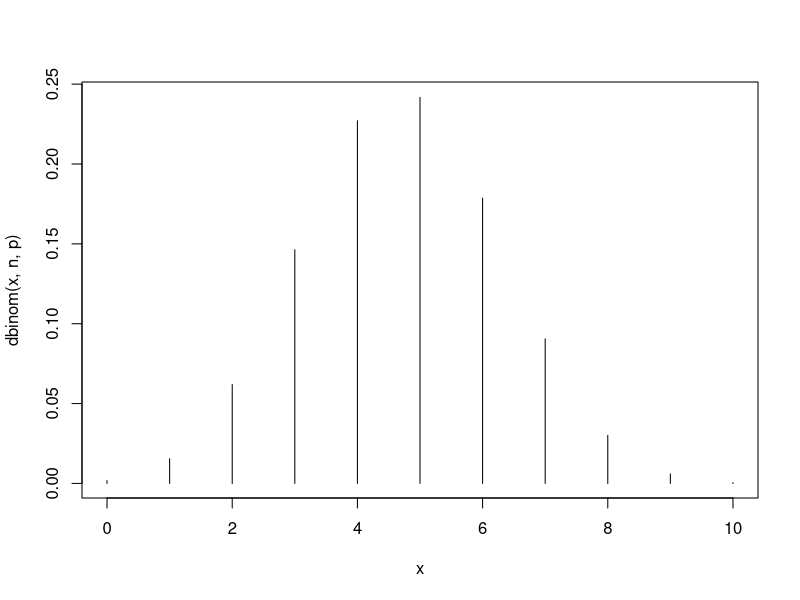
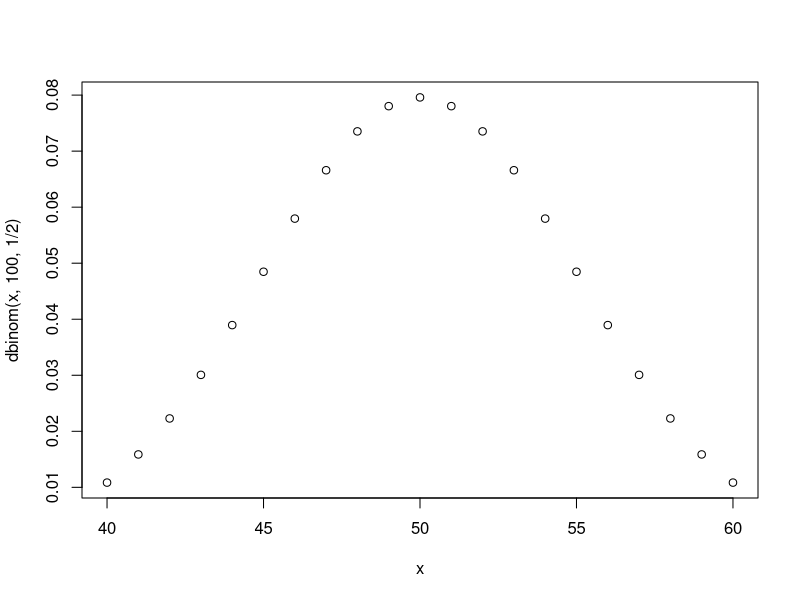
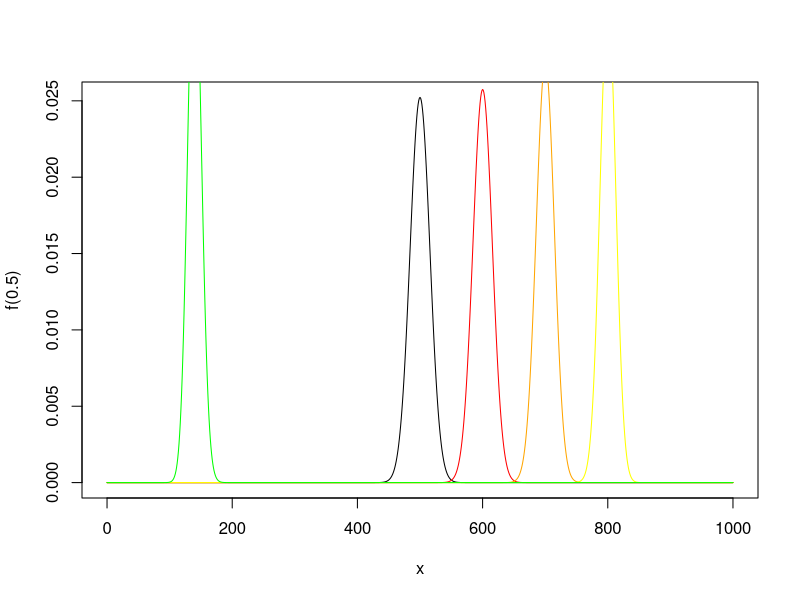

The R source for these figures, in order:
## ---- chunk 1
knitr::opts_chunk$set(include = FALSE) # change to TRUE when rendering solutions; this changes
                                      # the default visibility (which is overridden by explicitly
                                      # setting  include=TRUE in chunk options)
## ---- chunk 2
factorial(13)/(factorial(10)*factorial(13-10))*0.8^10*(1-0.8)^(13-10)

#alternatively
choose(13,10)*0.8^10*0.2^3

# better:

dbinom(10,13,0.8)
## ---- chunk 3
n <- 16
p <- 0.8
x <- 13
dbinom(x, n, p)
## ---- chunk 4

dbinom(0,13,0.8) + dbinom(1,13,0.8) + dbinom(2,13,0.8) +
dbinom(3,13,0.8) + dbinom(4,13,0.8) + dbinom(5,13,0.8) +
dbinom(6,13,0.8) + dbinom(7,13,0.8) + dbinom(8,13,0.8) +
dbinom(9,13,0.8)


sum(dbinom(0:9,13,0.8))

pbinom(9,13,0.8)
## ---- chunk 5
n <- 10
x <- 0:10
p <- 0.47
y <- dbinom(x, n, p)
names(y) <-  x
y

# check that probabilities sum to 1:
sum(y)
## ---- chunk 6

plot(x,dbinom(x,n,p),type='h')
## ---- chunk 7
n*p  # mean
sqrt(n*p*(1-p))  # standard deviation
mean(rbinom(1e6, n, p))  # numerical simulation of mean
sd(rbinom(1e6, n, p))    # numerical simulation of sd
## ---- chunk 8
x <- 40:60
plot(x,dbinom(x,100,1/2))
## ---- chunk 9
f <- function(p){dbinom(0:1000,1000,p)}
x <- 0:1000
plot(x,f(0.5),type="l")
points(x,f(0.6),type="l",col="red")
points(x,f(0.7),type="l",col="orange")
points(x,f(0.8),type="l",col="yellow")
points(x,f(0.14),type="l",col="green")
## ---- chunk 10
dbinom(5, 10, 0.25)
## ---- chunk 11
sum(dbinom(6:10,10,1/4))
pbinom(5,10,1/4,lower.tail=FALSE)
## ---- chunk 12
n <- 10
r <- 6
p <- 1/3
sum(dbinom(0:6,10,1/3))
pbinom(6,10,1/3)
